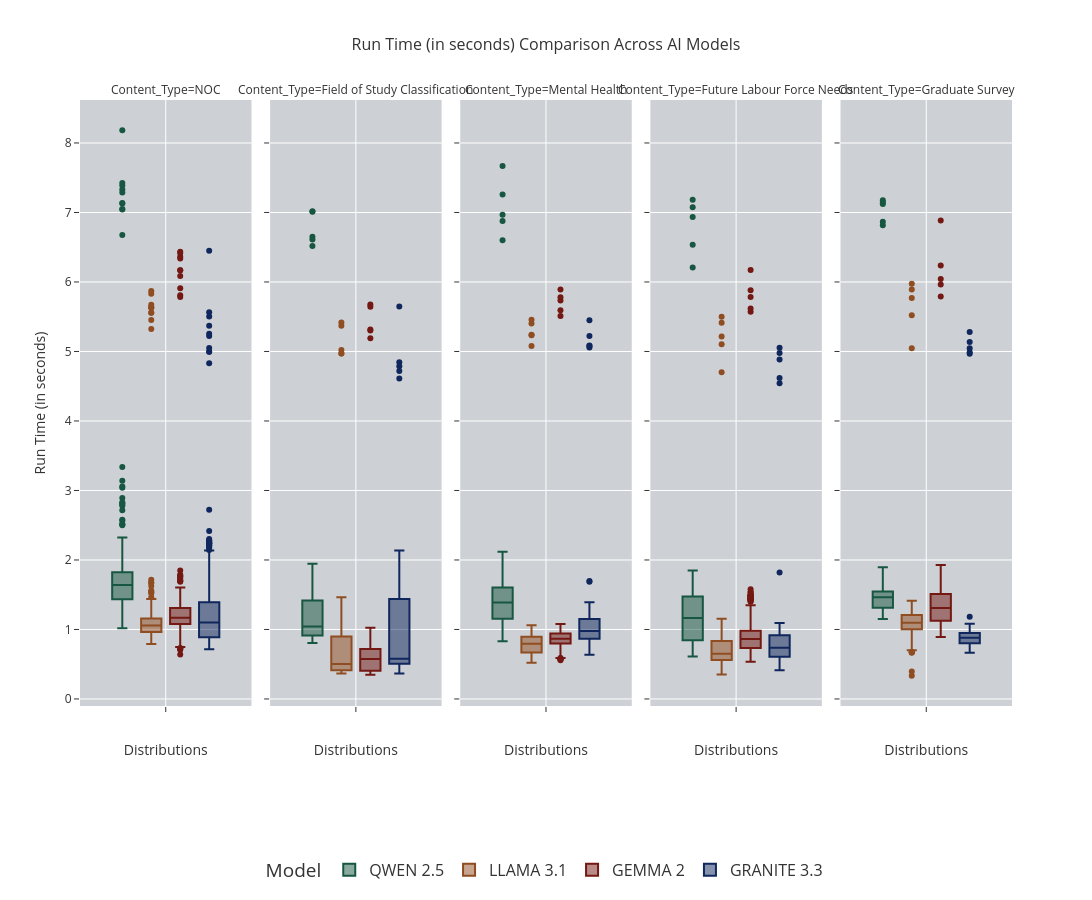

Notebook code cell kept with this figure:
### Code cell
RunTime_Box = px.box(
    title='Run Time (in seconds) Comparison Across AI Models',
    data_frame=df_Results,
    y='runtime',
    color='Model',
    color_discrete_map=Model_Discrete_Map,
    width=1500,
    height=900,
    template='ggplot2',
    facet_col='Content_Type'
)

RunTime_Box.update_layout(
    title_font=dict(size=16),  # Set the title font size
    font=dict(size=12),  # Set general font size for labels and axis titles
            hoverlabel=dict(
                font_size=20  # Set font size for hover data
            ),

             legend=dict(
                orientation='h',       
                yanchor='bottom',     
                y=-0.3,               
                xanchor='center',      
                 x=0.5,                 
                font=dict(size=16)     
            ),
            plot_bgcolor="#CDD0D4", 
            xaxis=dict(
                title="Distributions",
                title_font=dict(size=14),
                tickfont=dict(size=12),

            ),
            yaxis=dict(
                title="Run Time (in seconds)",
                title_font=dict(size=14),
                tickfont=dict(size=12),
    )
)

RunTime_Box.for_each_xaxis(
    lambda ax: ax.update(title_text="Distributions")
)


RunTime_Box.show()

### Figure 1 — Plotly figure (JSON) as saved in the notebook; plotly's stock layout.template omitted (floating-point values rounded to 4 significant figures; data arrays with more than 128 entries replaced by an {"elided": "..."} marker saying what was removed)
{"data": [{"alignmentgroup": "True", "hovertemplate": "Model=QWEN 2.5<br>Content_Type=NOC<br>runtime=%{y}<extra></extra>", "legendgroup": "QWEN 2.5", "marker": {"color": "#175741"}, "name": "QWEN 2.5", "notched": false, "offsetgroup": "QWEN 2.5", "orientation": "v", "showlegend": true, "type": "box", "x0": " ", "xaxis": "x", "y": {"elided": "270 float values"}, "y0": " ", "yaxis": "y"}, {"alignmentgroup": "True", "hovertemplate": "Model=QWEN 2.5<br>Content_Type=Field of Study Classification<br>runtime=%{y}<extra></extra>", "legendgroup": "QWEN 2.5", "marker": {"color": "#175741"}, "name": "QWEN 2.5", "notched": false, "offsetgroup": "QWEN 2.5", "orientation": "v", "showlegend": false, "type": "box", "x0": " ", "xaxis": "x2", "y": {"elided": "135 float values"}, "y0": " ", "yaxis": "y2"}, {"alignmentgroup": "True", "hovertemplate": "Model=QWEN 2.5<br>Content_Type=Mental Health<br>runtime=%{y}<extra></extra>", "legendgroup": "QWEN 2.5", "marker": {"color": "#175741"}, "name": "QWEN 2.5", "notched": false, "offsetgroup": "QWEN 2.5", "orientation": "v", "showlegend": false, "type": "box", "x0": " ", "xaxis": "x3", "y": {"elided": "135 float values"}, "y0": " ", "yaxis": "y3"}, {"alignmentgroup": "True", "hovertemplate": "Model=QWEN 2.5<br>Content_Type=Future Labour Force Needs<br>runtime=%{y}<extra></extra>", "legendgroup": "QWEN 2.5", "marker": {"color": "#175741"}, "name": "QWEN 2.5", "notched": false, "offsetgroup": "QWEN 2.5", "orientation": "v", "showlegend": false, "type": "box", "x0": " ", "xaxis": "x4", "y": {"elided": "135 float values"}, "y0": " ", "yaxis": "y4"}, {"alignmentgroup": "True", "hovertemplate": "Model=QWEN 2.5<br>Content_Type=Graduate Survey<br>runtime=%{y}<extra></extra>", "legendgroup": "QWEN 2.5", "marker": {"color": "#175741"}, "name": "QWEN 2.5", "notched": false, "offsetgroup": "QWEN 2.5", "orientation": "v", "showlegend": false, "type": "box", "x0": " ", "xaxis": "x5", "y": {"elided": "135 float values"}, "y0": " ", "yaxis": "y5"}, {"alignmentgroup": "True", "hovertemplate": "Model=LLAMA 3.1<br>Content_Type=NOC<br>runtime=%{y}<extra></extra>", "legendgroup": "LLAMA 3.1", "marker": {"color": "#8F4D21"}, "name": "LLAMA 3.1", "notched": false, "offsetgroup": "LLAMA 3.1", "orientation": "v", "showlegend": true, "type": "box", "x0": " ", "xaxis": "x", "y": {"elided": "270 float values"}, "y0": " ", "yaxis": "y"}, {"alignmentgroup": "True", "hovertemplate": "Model=LLAMA 3.1<br>Content_Type=Field of Study Classification<br>runtime=%{y}<extra></extra>", "legendgroup": "LLAMA 3.1", "marker": {"color": "#8F4D21"}, "name": "LLAMA 3.1", "notched": false, "offsetgroup": "LLAMA 3.1", "orientation": "v", "showlegend": false, "type": "box", "x0": " ", "xaxis": "x2", "y": {"elided": "135 float values"}, "y0": " ", "yaxis": "y2"}, {"alignmentgroup": "True", "hovertemplate": "Model=LLAMA 3.1<br>Content_Type=Mental Health<br>runtime=%{y}<extra></extra>", "legendgroup": "LLAMA 3.1", "marker": {"color": "#8F4D21"}, "name": "LLAMA 3.1", "notched": false, "offsetgroup": "LLAMA 3.1", "orientation": "v", "showlegend": false, "type": "box", "x0": " ", "xaxis": "x3", "y": {"elided": "135 float values"}, "y0": " ", "yaxis": "y3"}, {"alignmentgroup": "True", "hovertemplate": "Model=LLAMA 3.1<br>Content_Type=Future Labour Force Needs<br>runtime=%{y}<extra></extra>", "legendgroup": "LLAMA 3.1", "marker": {"color": "#8F4D21"}, "name": "LLAMA 3.1", "notched": false, "offsetgroup": "LLAMA 3.1", "orientation": "v", "showlegend": false, "type": "box", "x0": " ", "xaxis": "x4", "y": {"elided": "135 float values"}, "y0": " ", "yaxis": "y4"}, {"alignmentgroup": "True", "hovertemplate": "Model=LLAMA 3.1<br>Content_Type=Graduate Survey<br>runtime=%{y}<extra></extra>", "legendgroup": "LLAMA 3.1", "marker": {"color": "#8F4D21"}, "name": "LLAMA 3.1", "notched": false, "offsetgroup": "LLAMA 3.1", "orientation": "v", "showlegend": false, "type": "box", "x0": " ", "xaxis": "x5", "y": {"elided": "135 float values"}, "y0": " ", "yaxis": "y5"}, {"alignmentgroup": "True", "hovertemplate": "Model=GEMMA 2<br>Content_Type=NOC<br>runtime=%{y}<extra></extra>", "legendgroup": "GEMMA 2", "marker": {"color": "#731812"}, "name": "GEMMA 2", "notched": false, "offsetgroup": "GEMMA 2", "orientation": "v", "showlegend": true, "type": "box", "x0": " ", "xaxis": "x", "y": {"elided": "270 float values"}, "y0": " ", "yaxis": "y"}, {"alignmentgroup": "True", "hovertemplate": "Model=GEMMA 2<br>Content_Type=Field of Study Classification<br>runtime=%{y}<extra></extra>", "legendgroup": "GEMMA 2", "marker": {"color": "#731812"}, "name": "GEMMA 2", "notched": false, "offsetgroup": "GEMMA 2", "orientation": "v", "showlegend": false, "type": "box", "x0": " ", "xaxis": "x2", "y": {"elided": "135 float values"}, "y0": " ", "yaxis": "y2"}, {"alignmentgroup": "True", "hovertemplate": "Model=GEMMA 2<br>Content_Type=Mental Health<br>runtime=%{y}<extra></extra>", "legendgroup": "GEMMA 2", "marker": {"color": "#731812"}, "name": "GEMMA 2", "notched": false, "offsetgroup": "GEMMA 2", "orientation": "v", "showlegend": false, "type": "box", "x0": " ", "xaxis": "x3", "y": {"elided": "135 float values"}, "y0": " ", "yaxis": "y3"}, {"alignmentgroup": "True", "hovertemplate": "Model=GEMMA 2<br>Content_Type=Future Labour Force Needs<br>runtime=%{y}<extra></extra>", "legendgroup": "GEMMA 2", "marker": {"color": "#731812"}, "name": "GEMMA 2", "notched": false, "offsetgroup": "GEMMA 2", "orientation": "v", "showlegend": false, "type": "box", "x0": " ", "xaxis": "x4", "y": {"elided": "135 float values"}, "y0": " ", "yaxis": "y4"}, {"alignmentgroup": "True", "hovertemplate": "Model=GEMMA 2<br>Content_Type=Graduate Survey<br>runtime=%{y}<extra></extra>", "legendgroup": "GEMMA 2", "marker": {"color": "#731812"}, "name": "GEMMA 2", "notched": false, "offsetgroup": "GEMMA 2", "orientation": "v", "showlegend": false, "type": "box", "x0": " ", "xaxis": "x5", "y": {"elided": "135 float values"}, "y0": " ", "yaxis": "y5"}, {"alignmentgroup": "True", "hovertemplate": "Model=GRANITE 3.3<br>Content_Type=NOC<br>runtime=%{y}<extra></extra>", "legendgroup": "GRANITE 3.3", "marker": {"color": "#0F275C"}, "name": "GRANITE 3.3", "notched": false, "offsetgroup": "GRANITE 3.3", "orientation": "v", "showlegend": true, "type": "box", "x0": " ", "xaxis": "x", "y": {"elided": "270 float values"}, "y0": " ", "yaxis": "y"}, {"alignmentgroup": "True", "hovertemplate": "Model=GRANITE 3.3<br>Content_Type=Field of Study Classification<br>runtime=%{y}<extra></extra>", "legendgroup": "GRANITE 3.3", "marker": {"color": "#0F275C"}, "name": "GRANITE 3.3", "notched": false, "offsetgroup": "GRANITE 3.3", "orientation": "v", "showlegend": false, "type": "box", "x0": " ", "xaxis": "x2", "y": {"elided": "135 float values"}, "y0": " ", "yaxis": "y2"}, {"alignmentgroup": "True", "hovertemplate": "Model=GRANITE 3.3<br>Content_Type=Mental Health<br>runtime=%{y}<extra></extra>", "legendgroup": "GRANITE 3.3", "marker": {"color": "#0F275C"}, "name": "GRANITE 3.3", "notched": false, "offsetgroup": "GRANITE 3.3", "orientation": "v", "showlegend": false, "type": "box", "x0": " ", "xaxis": "x3", "y": {"elided": "135 float values"}, "y0": " ", "yaxis": "y3"}, {"alignmentgroup": "True", "hovertemplate": "Model=GRANITE 3.3<br>Content_Type=Future Labour Force Needs<br>runtime=%{y}<extra></extra>", "legendgroup": "GRANITE 3.3", "marker": {"color": "#0F275C"}, "name": "GRANITE 3.3", "notched": false, "offsetgroup": "GRANITE 3.3", "orientation": "v", "showlegend": false, "type": "box", "x0": " ", "xaxis": "x4", "y": {"elided": "135 float values"}, "y0": " ", "yaxis": "y4"}, {"alignmentgroup": "True", "hovertemplate": "Model=GRANITE 3.3<br>Content_Type=Graduate Survey<br>runtime=%{y}<extra></extra>", "legendgroup": "GRANITE 3.3", "marker": {"color": "#0F275C"}, "name": "GRANITE 3.3", "notched": false, "offsetgroup": "GRANITE 3.3", "orientation": "v", "showlegend": false, "type": "box", "x0": " ", "xaxis": "x5", "y": {"elided": "135 float values"}, "y0": " ", "yaxis": "y5"}], "layout": {"annotations": [{"font": {}, "showarrow": false, "text": "Content_Type=NOC", "x": 0.092, "xanchor": "center", "xref": "paper", "y": 1, "yanchor": "bottom", "yref": "paper"}, {"font": {}, "showarrow": false, "text": "Content_Type=Field of Study Classification", "x": 0.296, "xanchor": "center", "xref": "paper", "y": 1, "yanchor": "bottom", "yref": "paper"}, {"font": {}, "showarrow": false, "text": "Content_Type=Mental Health", "x": 0.5, "xanchor": "center", "xref": "paper", "y": 1, "yanchor": "bottom", "yref": "paper"}, {"font": {}, "showarrow": false, "text": "Content_Type=Future Labour Force Needs", "x": 0.704, "xanchor": "center", "xref": "paper", "y": 1, "yanchor": "bottom", "yref": "paper"}, {"font": {}, "showarrow": false, "text": "Content_Type=Graduate Survey", "x": 0.908, "xanchor": "center", "xref": "paper", "y": 1, "yanchor": "bottom", "yref": "paper"}], "boxmode": "group", "font": {"size": 12}, "height": 900, "hoverlabel": {"font": {"size": 20}}, "legend": {"font": {"size": 16}, "orientation": "h", "title": {"text": "Model"}, "tracegroupgap": 0, "x": 0.5, "xanchor": "center", "y": -0.3, "yanchor": "bottom"}, "plot_bgcolor": "#CDD0D4", "title": {"font": {"size": 16}, "text": "Run Time (in seconds) Comparison Across AI Models"}, "width": 1500, "xaxis": {"anchor": "y", "domain": [0, 0.184], "tickfont": {"size": 12}, "title": {"font": {"size": 14}, "text": "Distributions"}}, "xaxis2": {"anchor": "y2", "domain": [0.204, 0.388], "matches": "x", "title": {"text": "Distributions"}}, "xaxis3": {"anchor": "y3", "domain": [0.408, 0.592], "matches": "x", "title": {"text": "Distributions"}}, "xaxis4": {"anchor": "y4", "domain": [0.612, 0.796], "matches": "x", "title": {"text": "Distributions"}}, "xaxis5": {"anchor": "y5", "domain": [0.816, 1], "matches": "x", "title": {"text": "Distributions"}}, "yaxis": {"anchor": "x", "domain": [0, 1], "tickfont": {"size": 12}, "title": {"font": {"size": 14}, "text": "Run Time (in seconds)"}}, "yaxis2": {"anchor": "x2", "domain": [0, 1], "matches": "y", "showticklabels": false}, "yaxis3": {"anchor": "x3", "domain": [0, 1], "matches": "y", "showticklabels": false}, "yaxis4": {"anchor": "x4", "domain": [0, 1], "matches": "y", "showticklabels": false}, "yaxis5": {"anchor": "x5", "domain": [0, 1], "matches": "y", "showticklabels": false}}}
